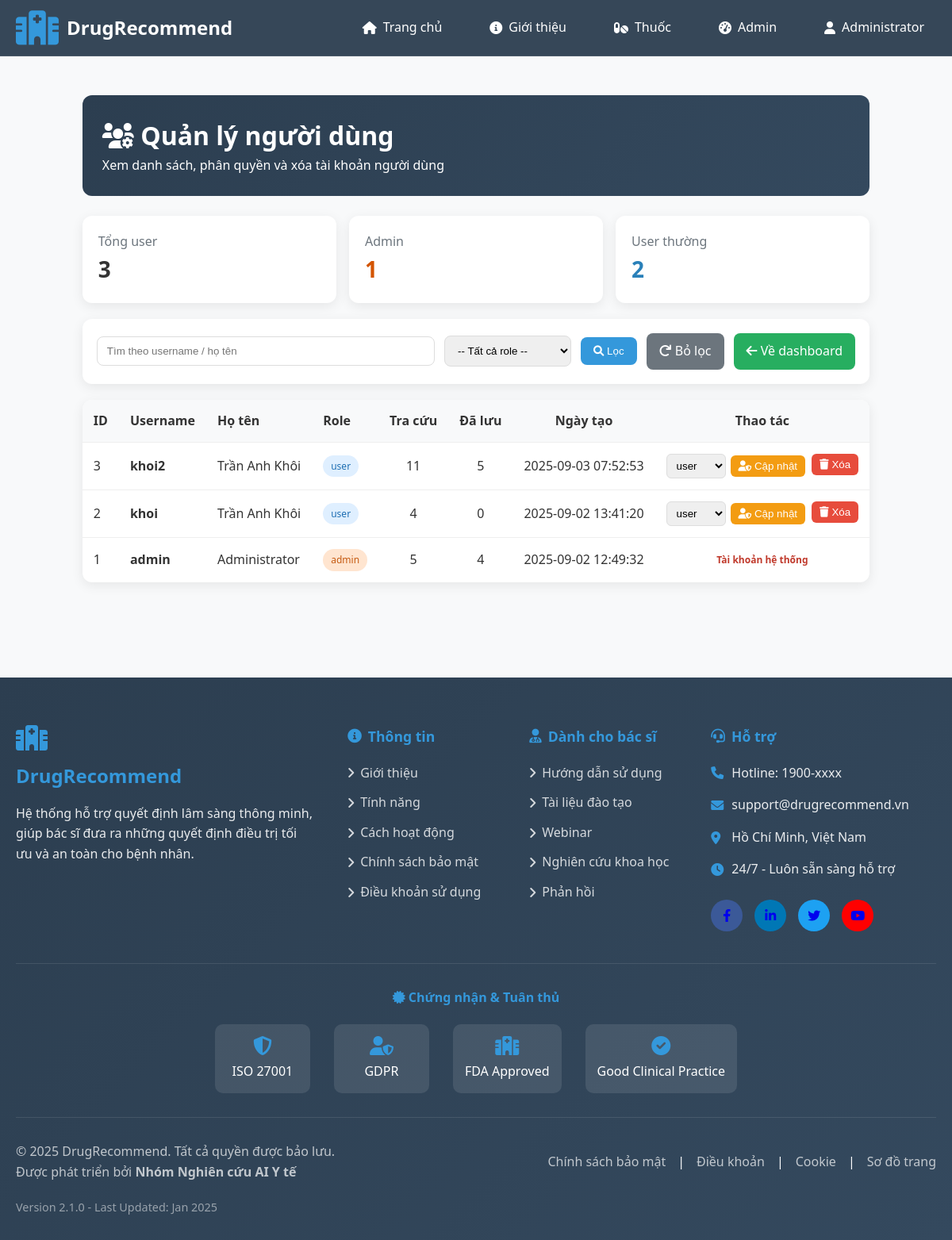
The app's page /admin/users (signed in), older data.
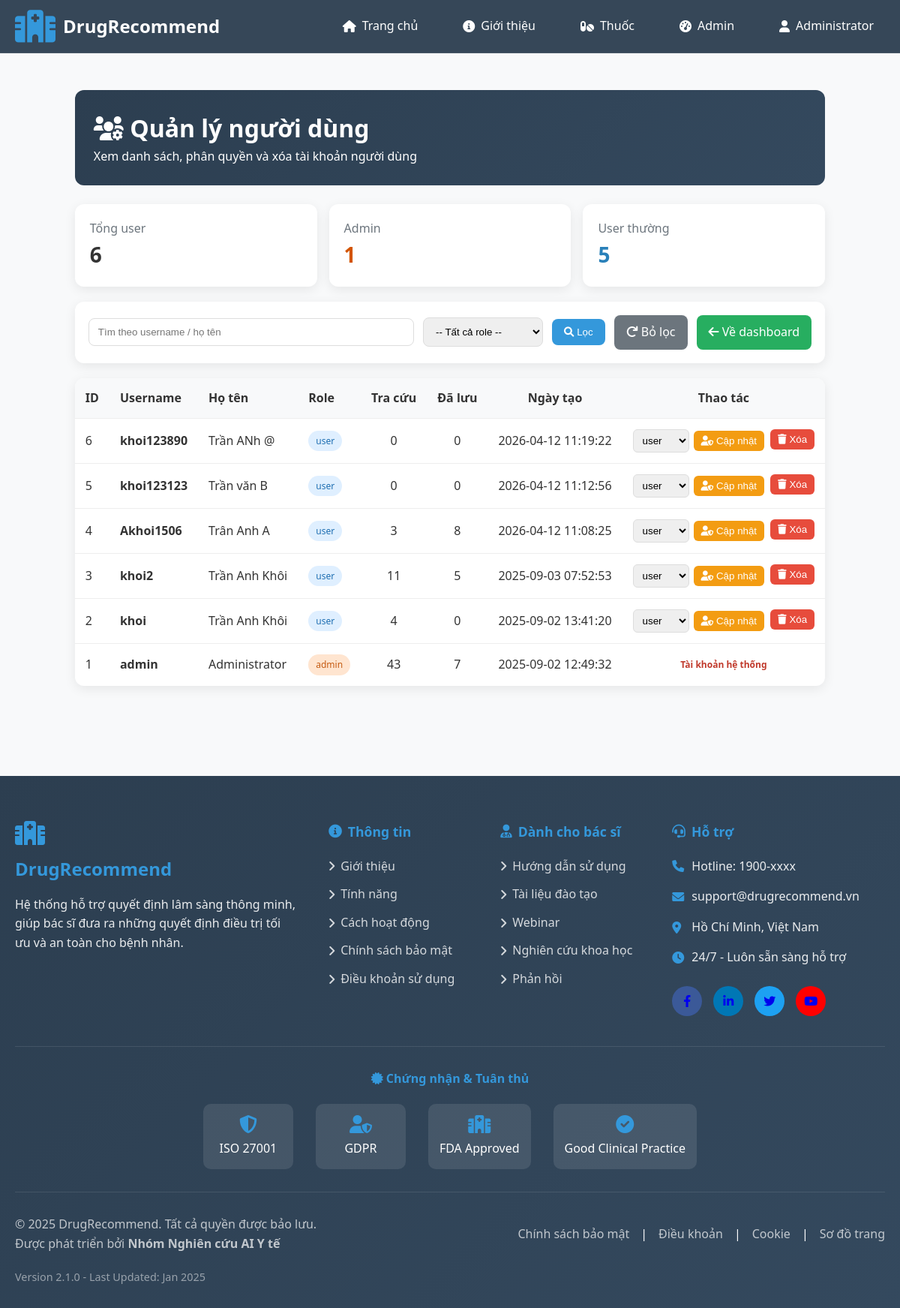
The same page, newer data.
### tables this page shows
CREATE TABLE users (
            id INTEGER PRIMARY KEY AUTOINCREMENT,
            username TEXT UNIQUE NOT NULL,
            password_hash TEXT NOT NULL,
            full_name TEXT NOT NULL,
            role TEXT DEFAULT 'user',
            created_at TIMESTAMP DEFAULT CURRENT_TIMESTAMP
        );

### app.py (the view)
@app.route('/admin/users')
@admin_required
def admin_users():
    try:
        search = request.args.get('search', '').strip()
        role = request.args.get('role', '').strip()
        users = get_all_users(search_term=search or None, role=role or None)
        admin_count = sum(1 for user in users if user.get('role') == 'admin')
        regular_count = sum(1 for user in users if user.get('role') == 'user')
        return render_template(
            'admin/users.html',
            user=session,
            users=users,
            search=search,
            selected_role=role,
            total_users=len(users),
            admin_count=admin_count,
            regular_count=regular_count,
        )
    except Exception as e:
        print(f"Error in admin_users: {e}")
        flash(f'Lỗi tải danh sách người dùng: {str(e)}', 'error')
        return redirect(url_for('admin_dashboard'))

### templates/admin/users.html (shortened to what this page needs)
{% extends "layout/base.html" %}
{% block content %}
<div style="max-width: 1280px; margin: 100px auto 40px; padding: 20px;">
    <div style="background: linear-gradient(135deg, #2c3e50 0%, #34495e 100%); color: white; padding: 25px; border-radius: 12px; margin-bottom: 25px;">
        <h1><i class="fas fa-users-cog"></i> Quản lý người dùng</h1>
        <p>Xem danh sách, phân quyền và xóa tài khoản người dùng</p>
    </div>
    <div style="display: grid; grid-template-columns: repeat(3, minmax(0, 1fr)); gap: 16px; margin-bottom: 20px;">
        <div style="background: white; border-radius: 12px; padding: 20px; box-shadow: 0 4px 15px rgba(0,0,0,0.08);">
            <div style="color: #6c757d;">Tổng user</div>
            <div style="font-size: 28px; font-weight: 700;">{{ total_users }}</div>
        </div>
        <div style="background: white; border-radius: 12px; padding: 20px; box-shadow: 0 4px 15px rgba(0,0,0,0.08);">
            <div style="color: #6c757d;">Admin</div>
            <div style="font-size: 28px; font-weight: 700; color: #d35400;">{{ admin_count }}</div>
        </div>
        <div style="background: white; border-radius: 12px; padding: 20px; box-shadow: 0 4px 15px rgba(0,0,0,0.08);">
            <div style="color: #6c757d;">User thường</div>
            <div style="font-size: 28px; font-weight: 700; color: #2980b9;">{{ regular_count }}</div>
        </div>
    </div>
    <div style="background: white; border-radius: 12px; padding: 18px; margin-bottom: 20px; box-shadow: 0 4px 15px rgba(0,0,0,0.08);">
        <form method="GET" action="{{ url_for('admin_users') }}" style="display: flex; gap: 12px; flex-wrap: wrap; align-items: center;">
            <input type="text" name="search" value="{{ search }}" placeholder="Tìm theo username / họ tên" style="flex: 1; min-width: 240px; padding: 10px 12px; border: 1px solid #ddd; border-radius: 8px;">
            <select name="role" style="padding: 10px 12px; border: 1px solid #ddd; border-radius: 8px; min-width: 160px;">
                <option value="">-- Tất cả role --</option>
            </select>
            <button type="submit" style="padding: 10px 16px; background: #3498db; color: white; border: none; border-radius: 8px; cursor: pointer;">
                <i class="fas fa-search"></i> Lọc
            </button>
            <a href="{{ url_for('admin_users') }}" style="padding: 10px 16px; background: #6c757d; color: white; border-radius: 8px; text-decoration: none;">
                <i class="fas fa-redo"></i> Bỏ lọc
            </a>
            <a href="{{ url_for('admin_dashboard') }}" style="margin-left: auto; padding: 10px 16px; background: #27ae60; color: white; border-radius: 8px; text-decoration: none;">
                <i class="fas fa-arrow-left"></i> Về dashboard
            </a>
        </form>
    </div>
    <div style="background: white; border-radius: 12px; overflow: hidden; box-shadow: 0 4px 15px rgba(0,0,0,0.08);">
        <table style="width: 100%; border-collapse: collapse;">
            <thead style="background: #f8f9fa;">
                <tr>
                    <th style="padding: 14px; text-align: left;">ID</th>
                    <th style="padding: 14px; text-align: left;">Username</th>
                    <th style="padding: 14px; text-align: left;">Họ tên</th>
                    <th style="padding: 14px; text-align: left;">Role</th>
                    <th style="padding: 14px; text-align: center;">Tra cứu</th>
                    <th style="padding: 14px; text-align: center;">Đã lưu</th>
                    <th style="padding: 14px; text-align: center;">Ngày tạo</th>
                    <th style="padding: 14px; text-align: center;">Thao tác</th>
                </tr>
            </thead>
            <tbody>
                {% if users %}
                    {% for item in users %}
                    <tr style="border-top: 1px solid #eee;">
                        <td style="padding: 14px;">{{ item.id }}</td>
                        <td style="padding: 14px; font-weight: 600;">{{ item.username }}</td>
                        <td style="padding: 14px;">{{ item.full_name }}</td>
                        <td style="padding: 14px;">
                            <span style="display: inline-block; padding: 4px 10px; border-radius: 999px; font-size: 12px; background: {% if item.role == 'admin' %}#ffe5d0{% else %}#dfefff{% endif %}; color: {% if item.role == 'admin' %}#c55a11{% else %}#1f6fb2{% endif %};">
                                {{ item.role }}
                            </span>
                        </td>
                        <td style="padding: 14px; text-align: center;">{{ item.search_count }}</td>
                        <td style="padding: 14px; text-align: center;">{{ item.saved_count }}</td>
                        <td style="padding: 14px; text-align: center;">{{ item.created_at }}</td>
                        <td style="padding: 14px; text-align: center;">
                            <div style="display: flex; gap: 8px; justify-content: center; flex-wrap: wrap;">
                                {% if item.username == 'admin' %}
                                <span style="color: #c0392b; font-size: 12px; font-weight: 600;">Tài khoản hệ thống</span>
                                {% elif item.id != user.user_id %}
                                <form method="POST" action="{{ url_for('admin_update_user_role', user_id=item.id) }}" style="display: inline-flex; gap: 6px; align-items: center;">
                                    <select name="role" style="padding: 6px 8px; border: 1px solid #ddd; border-radius: 6px;">
                                        <option value="user" {% if item.role == 'user' %}selected{% endif %}>user</option>
                                    </select>
                                    <button type="submit" style="padding: 6px 10px; border: none; border-radius: 6px; background: #f39c12; color: white; cursor: pointer;">
                                        <i class="fas fa-user-shield"></i> Cập nhật
                                    </button>
                                </form>
                                <form method="POST" action="{{ url_for('admin_delete_user', user_id=item.id) }}" onsubmit="return confirm('Xóa người dùng này?');" style="display: inline;">
                                    <button type="submit" style="padding: 6px 10px; border: none; border-radius: 6px; background: #e74c3c; color: white; cursor: pointer;">
                                        <i class="fas fa-trash"></i> Xóa
                                    </button>
                                </form>
                                {% else %}
                                <span style="color: #6c757d; font-size: 12px;">Tài khoản hiện tại</span>
                                {% endif %}
                            </div>
                        </td>
                    </tr>
                    {% endfor %}
                {% else %}
                    <tr>
                        <td colspan="8" style="padding: 24px; text-align: center; color: #6c757d;">Không có người dùng nào phù hợp.</td>
                    </tr>
                {% endif %}
            </tbody>
        </table>
    </div>
</div>
{% endblock %}

### templates/layout/base.html (shortened to what this page needs)
<!DOCTYPE html>
<html lang="vi">
<head>
    {% block extra_css %}
    <link href="https://cdnjs.cloudflare.com/ajax/libs/font-awesome/6.0.0/css/all.min.css" rel="stylesheet">
    <link rel="stylesheet" href="{{ url_for('static', filename='css/style.css') }}">
    {% endblock %}
</head>
<body>
    {% include 'layout/header.html' %}
    {% block content %}{% endblock %}
    {% include 'layout/footer.html' %}
</body>
</html>

### templates/layout/header.html (shortened to what this page needs)
<nav class="navbar">
    <div class="nav-container">
        <a href="{{ url_for('index') }}" class="nav-logo">
            <i class="fas fa-hospital"></i>
            <span>DrugRecommend</span>
        </a>
        <div class="nav-menu" id="navMenu">
            <ul class="nav-list">
                <li class="nav-item">
                    <a href="{{ url_for('index') }}" class="nav-link">
                        <i class="fas fa-home"></i> Trang chủ
                    </a>
                </li>
                <li class="nav-item">
                    <a href="#about" class="nav-link">
                        <i class="fas fa-info-circle"></i> Giới thiệu
                    </a>
                </li>
                <li class="nav-item">
                    <a href="{{ url_for('all_drugs') }}" class="nav-link">
                        <i class="fas fa-pills"></i> Thuốc
                    </a>
                </li>
                {% if user %}
                    {% if user.role == 'admin' %}
                    <li class="nav-item">
                        <a href="{{ url_for('admin_dashboard') }}" class="nav-link">
                            <i class="fas fa-tachometer-alt"></i> Admin
                        </a>
                    </li>
                    {% endif %}
                    <li class="nav-item dropdown">
                        <a href="#" class="nav-link">
                            <i class="fas fa-user"></i> {{ user.full_name }}
                        </a>
                    </li>
                {% endif %}
            </ul>
        </div>
    </div>
</nav>

### templates/layout/footer.html
<footer class="footer">
    <div class="footer-container">
        <div class="footer-top">
            <div class="footer-section">
                <div class="footer-logo">
                    <i class="fas fa-hospital"></i>
                    <h3>DrugRecommend</h3>
                    <p>Hệ thống hỗ trợ quyết định lâm sàng thông minh, giúp bác sĩ đưa ra những quyết định điều trị tối ưu và an toàn cho bệnh nhân.</p>
                </div>
            </div>
            <div class="footer-section">
                <h4><i class="fas fa-info-circle"></i> Thông tin</h4>
                <ul class="footer-links">
                    <li><a href="#about"><i class="fas fa-angle-right"></i> Giới thiệu</a></li>
                    <li><a href="#features"><i class="fas fa-angle-right"></i> Tính năng</a></li>
                    <li><a href="#how-it-works"><i class="fas fa-angle-right"></i> Cách hoạt động</a></li>
                    <li><a href="#privacy"><i class="fas fa-angle-right"></i> Chính sách bảo mật</a></li>
                    <li><a href="#terms"><i class="fas fa-angle-right"></i> Điều khoản sử dụng</a></li>
                </ul>
            </div>
            <div class="footer-section">
                <h4><i class="fas fa-user-md"></i> Dành cho bác sĩ</h4>
                <ul class="footer-links">
                    <li><a href="#guide"><i class="fas fa-angle-right"></i> Hướng dẫn sử dụng</a></li>
                    <li><a href="#training"><i class="fas fa-angle-right"></i> Tài liệu đào tạo</a></li>
                    <li><a href="#webinar"><i class="fas fa-angle-right"></i> Webinar</a></li>
                    <li><a href="#research"><i class="fas fa-angle-right"></i> Nghiên cứu khoa học</a></li>
                    <li><a href="#feedback"><i class="fas fa-angle-right"></i> Phản hồi</a></li>
                </ul>
            </div>
            <div class="footer-section">
                <h4><i class="fas fa-headset"></i> Hỗ trợ</h4>
                <div class="contact-info">
                    <div class="contact-item">
                        <i class="fas fa-phone"></i>
                        <span>Hotline: 1900-xxxx</span>
                    </div>
                    <div class="contact-item">
                        <i class="fas fa-envelope"></i>
                        <span>support@drugrecommend.vn</span>
                    </div>
                    <div class="contact-item">
                        <i class="fas fa-map-marker-alt"></i>
                        <span>Hồ Chí Minh, Việt Nam</span>
                    </div>
                    <div class="contact-item">
                        <i class="fas fa-clock"></i>
                        <span>24/7 - Luôn sẵn sàng hỗ trợ</span>
                    </div>
                </div>
                <div class="social-links">
                    <a href="#" class="social-link facebook">
                        <i class="fab fa-facebook-f"></i>
                    </a>
                    <a href="#" class="social-link linkedin">
                        <i class="fab fa-linkedin-in"></i>
                    </a>
                    <a href="#" class="social-link twitter">
                        <i class="fab fa-twitter"></i>
                    </a>
                    <a href="#" class="social-link youtube">
                        <i class="fab fa-youtube"></i>
                    </a>
                </div>
            </div>
        </div>
        <div class="footer-middle">
            <div class="certifications">
                <h4><i class="fas fa-certificate"></i> Chứng nhận & Tuân thủ</h4>
                <div class="cert-badges">
                    <div class="cert-badge">
                        <i class="fas fa-shield"></i>
                        <span>ISO 27001</span>
                    </div>
                    <div class="cert-badge">
                        <i class="fas fa-user-shield"></i>
                        <span>GDPR</span>
                    </div>
                    <div class="cert-badge">
                        <i class="fas fa-hospital"></i>
                        <span>FDA Approved</span>
                    </div>
                    <div class="cert-badge">
                        <i class="fas fa-check-circle"></i>
                        <span>Good Clinical Practice</span>
                    </div>
                </div>
            </div>
        </div>
        <div class="footer-bottom">
            <div class="footer-bottom-content">
                <div class="copyright">
                    <p>&copy; 2025 DrugRecommend. Tất cả quyền được bảo lưu.</p>
                    <p>Được phát triển bởi <strong>Nhóm Nghiên cứu AI Y tế</strong></p>
                </div>
                <div class="footer-bottom-links">
                    <a href="#privacy">Chính sách bảo mật</a>
                    <span>|</span>
                    <a href="#terms">Điều khoản</a>
                    <span>|</span>
                    <a href="#cookies">Cookie</a>
                    <span>|</span>
                    <a href="#sitemap">Sơ đồ trang</a>
                </div>
                <div class="footer-version">
                    <span>Version 2.1.0</span>
                    <span>-</span>
                    <span>Last Updated: Jan 2025</span>
                </div>
            </div>
        </div>
    </div>
</footer>

Row changes from the older to the newer data that the page shows:
computed for users "admin": search_count "5" → "43"; saved_count "4" → "7"
added users: id "6", username "khoi123890", full_name "Trần ANh @", role "user", search_count "0", saved_count "0", created_at "2026-04-12 11:19:22"
added users: id "5", username "khoi123123", full_name "Trần văn B", role "user", search_count "0", saved_count "0", created_at "2026-04-12 11:12:56"
added users: id "4", username "Akhoi1506", full_name "Trân Anh A", role "user", search_count "3", saved_count "8", created_at "2026-04-12 11:08:25"
Text that changed along with them:
{{ total_users }}: "3" → "6"
{{ regular_count }}: "2" → "5"
